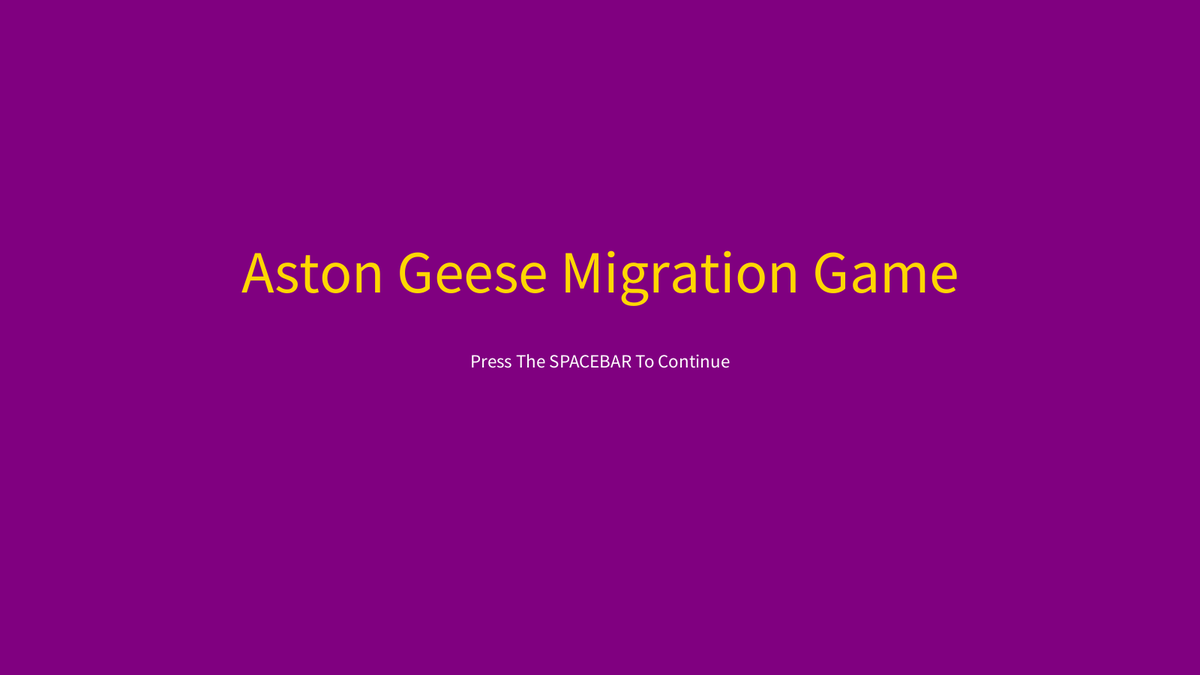
Frame 1 (no input)
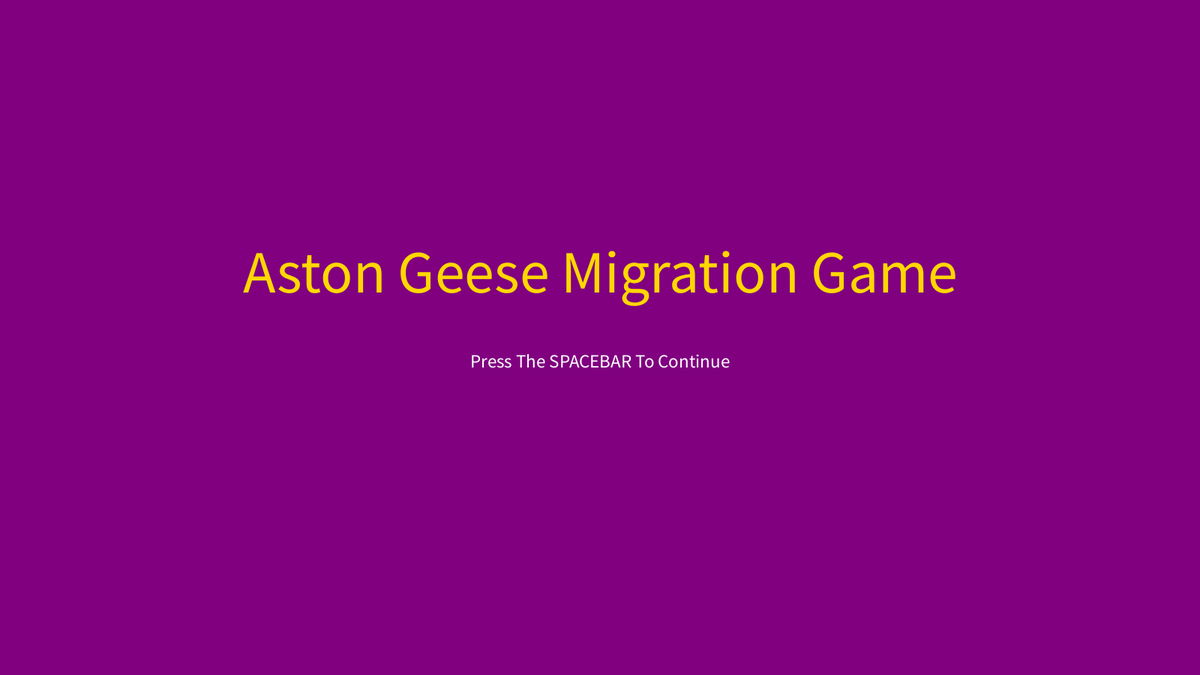
Frame 60 (the mouse pressed at the canvas centre just before this capture)
Frame 120 (the mouse held since frame 60 and released just before this capture): identical to frame 60, image omitted

The Processing sketch that drew these frames (run headless with seeded random() and noise(); from frame 60 on, the mouse is pressed at the canvas centre):

// Processing sketch: Aston_Geese_Migration_Game_V22_Completed
// ── Aston_Geese_Migration_Game_V22_Completed.pde
//Constants
final int OBS_WIDTH = 100; //Obstacle Width
final int OBS_HEIGHT = 40; //Obstacle Height
final int LEADER_START_X = 800; //Leader starting x position
final int LEADER_START_Y = 650; //Leader starting y position

//Variables
Goose leader = new Goose(); //Lead goose
float obsX = 800; //Obstacle starting point
float obsY = -50; //Obstacle starting point
float obsSpeed = 3; //Obstacle speed
ArrayList<Obstacle> obstacles = new ArrayList<Obstacle>(); //Stores all falling Obstacles into an ArrayList
ArrayList<PVector> trail = new ArrayList<PVector>(); //Stores the leaders previous position so that the flock can follow and placed into an ArrayList
ArrayList<Goose> flock = new ArrayList<Goose>(); //Stores the 5 following flock of geese into an ArrayList
int [] moregeese = {3, 3, 6, 6, 9}; //Array List for 5 additional geese
float[] xstagger = {-45, 45, -95, 95, 0}; //Additional geese staggered x axis
float[] ystagger = {40, 40, 80, 80, 120}; //Additional geese staggered y axis
boolean aLeft = false; //Key function for clicking "a" to move left
boolean dRight = false; //Key function for clicking "d" to move right
boolean obsHit = false; //Obstacle hit variable
int gamestate = 2; //Game state: 0 = playing, 1 = game over, 2 = splash, 3 = instructions
int distanceCovered = 0; //Tracks how far the player has has travelled
int currentLevel = 1; //Current level, this increases as distance progresses
int highScore = 0; //Stores the highest distance covered from the player


//Game Setup = Canvas size, Starting position, Staggered position for flock, Delay for movement
void setup() {
  size(1600, 900); //Canvas Size
  leader.x = LEADER_START_X; //Lead Goose Size x axis
  leader.y = LEADER_START_Y; //Lead Goose Size y axis
  for (int i = 0; i < 5; i = i + 1) {
    flock.add(new Goose());
    flock.get(i).delay = moregeese[i];
    flock.get(i).offX = xstagger[i];
    flock.get(i).offY = ystagger[i];
  }
}

//Main Game Loop
void draw() {
  if (gamestate == 0) {

    updateLevel(); //This command calls the update level function created at the bottom of the file

    moveLeader(); //This command calls the move leader function created at the bottom of the file

    displayWorld(); //This command calls the display world function at the bottom of the file, this is the entire display for the game (background, drawings etc)

    obsY = obsY + obsSpeed; //Moves single obstacle down
    if (obsY > height) { //Respawns the same obstacle when it falls off screen
      obsY = - 50; //-50 is the height at which the obstacle respawns from, this is off screen
      obsX = random(0, width - OBS_WIDTH); //Randomises the x position on the canvas for the respawned obstacle
      obsHit = false; //Resets the obstacle hit
    }

    //"Distance Covered" Text input at the top of the screen with colour and positions
    fill(255, 215, 0);
    textSize(30);
    textAlign(CENTER); //Aligns the text on screen centrally
    text("Distance Covered: " + distanceCovered, width/2, 60);
    text("Level: " + currentLevel, width/2, 90);

    checkHits(); //Checks leader against all obstacles and handles the flocks falling consequences
  } else if (gamestate == 1) {
    background(20, 20, 40); //Background of the GAME OVER canvas screen colour
    fill(255, 215, 0); //Gold text colour for the GAME OVER title
    textSize(60); //Text size for GAME OVER text
    textAlign(CENTER);
    text("GAME OVER!", width/2, height/2 - 100); //Width and Height ratio for the text GAME OVER title
    fill(255);
    textSize(30);
    text("Distance Covered: " + distanceCovered, width/2, height/2); //Final score
    if (distanceCovered >= highScore) { //Checks if current game beats the high score
      fill(255, 215, 0);
      text("NEW HIGH SCORE!", width/2, height/2 + 80); //Displays new high score message
    } else {
      text("High Score: " + highScore, width/2, height/2 + 80); //Displays existing high score
    }
    fill(255);
    textSize(25);
    text("Press 'R' To Restart The Game", width/2, height/2 + 160);
  } else if (gamestate == 2) { //Gamestate 2 is the splash screen/loading screen before the game starts
    background(128, 0, 128); //Background purple for the splash screen
    fill(255, 215, 0); //Text colour
    textSize(80); //Text size for the below
    textAlign(CENTER); //Centrally aligns the text below. This goes before the text as the code reads this first
    text("Aston Geese Migration Game", width/2, height/2 - 60); //Text for the splash screen, width and height
    textSize(25); //Textsize for the below
    fill(255); //Text colour
    text("Press The SPACEBAR To Continue", width/2, height/2 +40);
  } else if (gamestate == 3) {
    background(128, 0, 128);
    fill(255, 215, 0);
    textSize(50);
    textAlign(CENTER);
    text("How To Play", width/2, height/2 - 200);
    fill(255);
    textSize(25);
    text("Press 'A' to move left, Press 'D' to move right", width/2, height/2 - 100);
    text("Press 'R' to reset the game at anytime", width/2, height/2 - 40);
    text("Avoid the falling obstacles, each collision will cost you a flock member!", width/2, height/2 + 20);
    text("Survive as long as possible as the speed increases with each level", width/2, height/2 + 80);
    fill(255, 255, 0);
    text("Help the flock migrate, press the 'SPACEBAR' to begin!", width/2, height/2 + 180);
  }
}


//Lead Goose
void drawLeadGoose() {

  //Lead goose drawing
  fill(40, 40, 40); //Body
  ellipse(leader.x, leader.y, 50, 30); //Body
  fill(40, 40, 40); //Neck
  rect(leader.x - 30, leader.y - 15, 10, 20); //Neck
  circle(leader.x - 25, leader.y - 20, 22); //Head
  fill(225, 200, 0); //Beak
  triangle(leader.x - 36, leader.y - 24, leader.x - 36, leader.y - 16, leader.x - 52, leader.y - 20); //Beak
  fill(255, 250, 240);  //Chin
  circle(leader.x - 28, leader.y - 13, 9);  //Chin
}

//Flock of geese values on size. Smaller than the Lead goose
void drawGeeseFlock(float x, float y) {

  fill(40, 40, 40); //Body
  ellipse(x, y, 26, 16); //Body
  fill(40, 40, 40); //Neck
  rect(x - 15, y - 8, 5, 10); //Neck
  circle(x - 13, y - 10, 12); //Head
  fill(225, 200, 0); //Beak
  triangle(x - 18, y - 12, x - 18, y - 8, x - 26, y - 10); //Beak
}

//Obstacle Drawing
void drawObstacle() {

  fill(90, 90, 90); //Obstacle colour
  rect(obsX, obsY, OBS_WIDTH, OBS_HEIGHT); //Obstacle rectangle size
}

//Reset Function
void keyPressed() {
  if (key == 'r') { //Game reset if the letter "r" is pressed
    restartGame();
  }
  if (key == 'a') { //Move left
    aLeft = true;
  }
  if (key == 'd') { //Move right
    dRight = true;
  }
  if (key == ' ' && gamestate == 2) {
    gamestate = 3; //The spacebar key moves from the splash screen to the instructions screen
  } else if (key == ' ' && gamestate == 3) {
    restartGame(); //The spacebar moves from the instructions screen and begins the game
  }
}

void keyReleased() { //When the key is released, the movement is set to false, stopping the geese from moving
  if (key == 'a') {
    aLeft = false;
  }
  if (key == 'd') {
    dRight = false;
  }
}

void createObstacles() {
//Determines the obstacle count depending on the current level
  int count = 4;
  if (currentLevel >= 2) count = 5; 
  if (currentLevel >= 3) count = 6;
  if (currentLevel >= 4) count = 6;
  if (currentLevel >= 5) count = 7;
  if (currentLevel >= 6) count = 7;
  if (currentLevel >= 7) count = 8;
  if (currentLevel >= 8) count = 8;
  if (currentLevel >= 9) count = 10;
  if (currentLevel >= 10) count = 12;

  //Below checks all existing obstacles, if the new obstacle position is within 200 pixels of an existing one, it will reject it and try again
  while (obstacles.size() < count) {
    float newX = random(0, width - OBS_WIDTH);
    float newY = random(- 2000, - 50);
    boolean closeCall = false;
    for (int i = 0; i < obstacles.size(); i = i + 1) {
      if (abs(newX - obstacles.get(i).x) < 200 && abs(newY - obstacles.get(i).y) < 200) {
        closeCall = true;
      }
    }
    if (!closeCall) {
      Obstacle o = new Obstacle();
      o.x = newX;
      o.y = newY;
      obstacles.add(o);
    }
  }
}

//Game reset
void restartGame() {
  gamestate = 0; //Game state reset
  leader.x = LEADER_START_X; //Leader x axis size reset
  leader.y = LEADER_START_Y; //Leader y axis size reset
  obsY = -50; //Obstacle starting point reset
  obsX = random(0, width - OBS_WIDTH); //Random x axis start point of the obstacle is reset with boundary line
  obsSpeed = 3; //Obstacle speed reset
  obsHit = false; //Resets the obstacle hit
  trail.clear(); //This clears the leaders trail history
  for (int i = 0; i < flock.size(); i = i + 1) { 
    flock.get(i).falling = false; //Resets each flock member so that all appear on screen after a reset
  }
  distanceCovered = 0; //Resets the distance covered score
  currentLevel = 1; //Resets the level back to 1
  obstacles.clear(); //Removes every obstacle from the last game and starts fresh
  createObstacles(); //Creates a new set of obstacles
}

//Updates the distance score and increases the speed and level as the player progresses
void updateLevel() {
  distanceCovered++; //Increases the distance score by 1 each frame

  if (distanceCovered > 1000 && currentLevel < 2) {
    obsSpeed = 3;
    currentLevel = 2;
    createObstacles();
  } //After DistanceCovered reaches 1000, this changes to Level 2 | Speed remains at 3, an extra obstacle is added

  if (distanceCovered > 1700 && currentLevel < 3) {
    obsSpeed = 4;
    currentLevel = 3;
    createObstacles();
  } //After DistanceSpeed reaches 1700, obstacle speed is increased from 3 - 4 | As distance passes 1700, this changes to Level 3

  if (distanceCovered > 2500 && currentLevel < 4) {
    obsSpeed = 5;
    currentLevel = 4;
    createObstacles();
  } //After DistanceSpeed reaches 2500, obstacle speed is increased from 4 - 5 | As distance passes 2500, this changes to Level 4

  if (distanceCovered > 3250 && currentLevel < 5) {
    obsSpeed = 6;
    currentLevel = 5;
    createObstacles();
  } //After DistanceSpeed reaches 3250, obstacle speed is increased from 5 - 6 | As distance passes 3250, this changes to Level 5

  if (distanceCovered > 4000 && currentLevel < 6) {
    obsSpeed = 7;
    currentLevel = 6;
    createObstacles();
  } //After DistanceSpeed reaches 4000, obstacle speed is increased from 6 - 7 | As distance passes 4000, this changes to Level 6

  if (distanceCovered > 5000 && currentLevel < 7) {
    obsSpeed = 8;
    currentLevel = 7;
    createObstacles();
  } //After DistanceSpeed reaches 5000, obstacle speed is increased from 7 - 8 | As distance passes 5000, this changes to Level 7

  if (distanceCovered > 6000 && currentLevel < 8) {
    obsSpeed = 9;
    currentLevel = 8;
    createObstacles();
  } //After DistanceSpeed reaches 6000, obstacle speed is increased from 8 - 9 | As distance passes 6000, this changes to Level 8

  if (distanceCovered > 7000 && currentLevel < 9) {
    obsSpeed = 10;
    currentLevel = 9;
    createObstacles();
  } //After DistanceSpeed reaches 7000, obstacle speed is increased from 9 - 10 | As distance passes 7000, this changes to Level 9

  if (distanceCovered > 8500 && currentLevel < 10) {
    obsSpeed = 11;
    currentLevel = 10;
    createObstacles();
  } //After DistanceSpeed reaches 8500, obstacle speed is increased from 10 - 11 | As distance passes 8500, this changes to Level 10
  if (currentLevel >= 10) obsSpeed = obsSpeed + 0.002; //Gradually increases the speed beyond level 10, making the game impossible to beat
}

//Moves the lead goose based on key input, keeps the goose within the canvas and saves its position to the trail
void moveLeader() {
  if (aLeft) leader.x = leader.x - 8; //'A' Key function moves left
  if (dRight) leader.x = leader.x + 8; //'D' Key function moves right
  if (leader.x < 0) leader.x = 0; //Creates a boundary line so that the geese can not go outside of the created canvas
  if (leader.x > width) leader.x = width; //Creates a boundary line so that the geese can not go outside of the created canvas
  trail.add(0, new PVector(leader.x, leader.y));
}

//Below is the function for displaying the world. This is called in the void draw() section at the top of the file
void displayWorld() {
  background(135, 206, 235); //Main sky background colour
  //Visual wind line affect
  fill(255);
  stroke(255, 255, 255, 150); //Transparent White
  strokeWeight(1);
  for (int w = 0; w < 40; w = w + 1) { //Loops through 40 wind lines
    float wx = (w * 137) % width; //Spreads lines across screen
    float wy = (w * 97 + frameCount * 1.5) % height; //Lines fall slower than obstacles
    bezier(wx, wy, wx + 8, wy - 5, wx + 14, wy + 5, wx + 25, wy); //Draws a curved wind line
  }
  noStroke(); //Resets stroke so geese and obstacles are not affected
  
  drawLeadGoose(); //Draws the lead goose
  for (int i = 0; i < flock.size(); i = i + 1) { //Loops through each flock member
    if (flock.get(i).falling) { //Flock knocks off a goose upon impact with obstacle
      flock.get(i).y = flock.get(i).y + 6; //Falling goose drops down the screen
      drawGeeseFlock(flock.get(i).x, flock.get(i).y); //Draws falling goose at its own position
    } else {
      if (trail.size() > flock.get(i).delay) { //Checks trail is long enough for this goose
        PVector p = trail.get(flock.get(i).delay); //Reads this goose's trail position
        drawGeeseFlock(p.x + flock.get(i).offX, p.y + flock.get(i).offY); //Draws goose at trail position with formation offset
        float smallGoosex = p.x + flock.get(i).offX; //Goose screen x position
        float smallGoosey = p.y + flock.get(i).offY; //Goose screen y position
        if (!obsHit && checkOverlap(smallGoosex, smallGoosey, obsX, obsY, 13, 26, 8, 16)) { //Checks follower vs single obstacle
          flock.get(i).x = smallGoosex; //Saves goose x position before falling
          flock.get(i).y = smallGoosey; //Saves goose y position before falling
          flock.get(i).falling = true; //Triggers falling state
          obsHit = true; //Latches hit so only one goose falls per obstacle pass
          obsY = -50; //Resets the obstacle after collision
          obsX = random(0, width - OBS_WIDTH); //Resets the obstacle after collision randomly with boundary line
        }
      }
    }
  }

  drawObstacle(); //Draws the obstacle on screen
  for (int i = 0; i < obstacles.size(); i = i + 1) { //Loops through ArrayList obstacles
    obstacles.get(i).y = obstacles.get(i).y + obsSpeed; //Moves obstacle down the screen
    if (obstacles.get(i).y > height) { //Respawns obstacle when it falls off screen
      obstacles.get(i).y = random(- 3000, - 50); //New random y position above screen
      obstacles.get(i).x = random(0, width - OBS_WIDTH); //New random x position within canvas
      obstacles.get(i).hit = false; //Resets hit latch for next pass
    }
    fill(90, 90, 90); //Obstacle colour
    rect(obstacles.get(i).x, obstacles.get(i).y, OBS_WIDTH, OBS_HEIGHT); //Draws obstacle rectangle
    for (int f = 0; f < flock.size(); f = f + 1) { //Checks each follower against this obstacle
      if (!flock.get(f).falling && trail.size() > flock.get(f).delay) { //Only checks flying geese with enough trail
        PVector p = trail.get(flock.get(f).delay); //Reads this goose's trail position
        float smallGoosex = p.x + flock.get(f).offX; //Goose screen x position
        float smallGoosey = p.y + flock.get(f).offY; //Goose screen y position
        if (!obstacles.get(i).hit && checkOverlap(smallGoosex, smallGoosey, obstacles.get(i).x, obstacles.get(i).y, 13, 26, 8, 16)) { //Checks follower vs ArrayList obstacle
          flock.get(f).x = smallGoosex; //Saves goose x position before falling
          flock.get(f).y = smallGoosey; //Saves goose y position before falling
          flock.get(f).falling = true; //Triggers falling state
          obstacles.get(i).hit = true; //Latches hit so only one goose falls per obstacle
          obstacles.get(i).y = random(-500, -50); //Respawns obstacle above screen
          obstacles.get(i).x = random(0, width - OBS_WIDTH); //Respawns obstacle at random x
        }
      }
    }
  }
} //End of displayWorld function

//Checks the leader goose against all obstacles and triggers flock consequences on hit
void checkHits() {
  if (checkOverlap(leader.x, leader.y, obsX, obsY, 25, 55, 15, 32)) {
    obsY = -50; //Resets the obstacle after collision
    obsX = random(0, width - OBS_WIDTH); //Resets the obstacle after collision randomly
    obsHit = false; //Resets the hit latch
    int count = 0;
    for (int j = 0; j < flock.size(); j = j + 1) {
      if (!flock.get(j).falling) count = count + 1; //Counts living flock members
    }
    if (count > 0) {
      int hitGoose = int(random(0, flock.size())); //Picks a random flock member
      while (flock.get(hitGoose).falling) {
        hitGoose = int(random(0, flock.size())); //Re-rolls if already falling
      }
      PVector q = trail.get(flock.get(hitGoose).delay); //Gets victim's trail position
      flock.get(hitGoose).x = q.x + flock.get(hitGoose).offX; //Sets victim x to formation slot
      flock.get(hitGoose).y = q.y + flock.get(hitGoose).offY; //Sets victim y to formation slot
      flock.get(hitGoose).falling = true; //Triggers falling state
    } else {
      if (distanceCovered > highScore) highScore = distanceCovered; //Updates the highscore if the previous score is beaten
      gamestate = 1; //No flock left - game over
    }
  }

  for (int k = 0; k < obstacles.size(); k = k + 1) { //Checks leader against ArrayList obstacles
    Obstacle obs = obstacles.get(k);
    if (!obs.hit && checkOverlap(leader.x, leader.y, obs.x, obs.y, 25, 55, 15, 32)) {
      obs.y = random(-2000, -50); //Respawns obstacle above screen
      obs.x = random(0, width - OBS_WIDTH); //Respawns at random x
      int count = 0;
      for (int j = 0; j < flock.size(); j = j + 1) {
        if (!flock.get(j).falling) count = count + 1; //Counts living flock members
      }
      if (count > 0) {
        int hitGoose = int(random(0, flock.size())); //Picks a random flock member
        while (flock.get(hitGoose).falling) {
          hitGoose = int(random(0, flock.size())); //Re-rolls if already falling
        }
        PVector q = trail.get(flock.get(hitGoose).delay); //Gets victim's trail position
        flock.get(hitGoose).x = q.x + flock.get(hitGoose).offX; //Sets victim x to formation slot
        flock.get(hitGoose).y = q.y + flock.get(hitGoose).offY; //Sets victim y to formation slot
        flock.get(hitGoose).falling = true; //Triggers falling state
      } else {
        if (distanceCovered > highScore) highScore = distanceCovered; //Updates the highscore if the previous score is beaten
        gamestate = 1; //No flock left - game over
      }
    }
  }
} //End of checkHits function

//This function will return True if the goose and obstacle positions overlap. This is used for collision detection.
boolean checkOverlap(float ox, float oy, float lx, float ly, float r, float l, float d, float u) {
  return ox + r > lx && ox - l < lx + OBS_WIDTH && oy + d > ly && oy - u < ly + OBS_HEIGHT;
}

class Goose {
  float x;
  float y;
  int delay;
  float offX;
  float offY;
  boolean falling = false;
}

class Obstacle {
  float x;
  float y;
  boolean hit = false;
}
